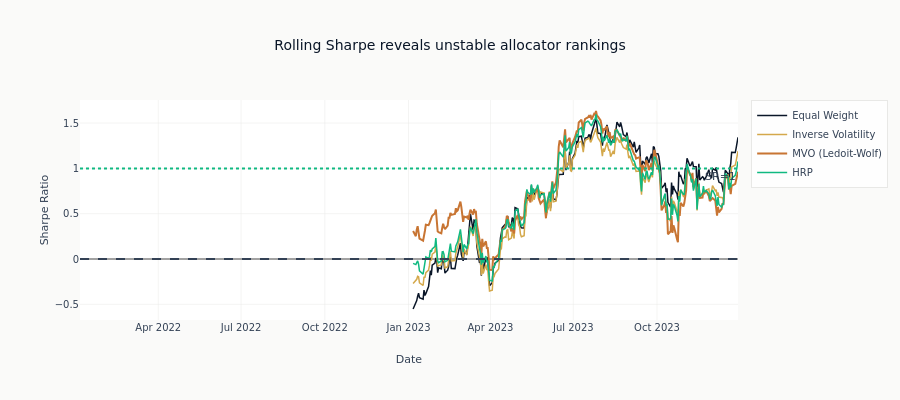

Write notebook code for a chart like this one.
### Markdown cell above
## 10. Rolling Sharpe Ratio

### Code cell
fig = go.Figure()

for name, result in results.items():
    rolling = portfolio_analyses[name].compute_rolling_metrics(
        windows=[252],
        metrics=["sharpe"],
    )
    rs_raw = np.asarray(rolling.sharpe[252].to_list(), dtype=float)
    rs = np.concatenate(([np.nan], rs_raw[:-1])) if rs_raw.size else rs_raw
    fig.add_trace(
        go.Scatter(
            x=result["dates"],
            y=rs,
            mode="lines",
            name=name,
            line=dict(color=colors[name], width=2 if name == selected_method else 1.5),
        )
    )

fig.add_hline(y=0, line_dash="dash", line_color=COLORS["neutral"])
fig.add_hline(
    y=1,
    line_dash="dot",
    line_color=COLORS["positive"],
    annotation_text="SR=1",
    annotation_position="bottom right",
)

fig.update_layout(
    title="Rolling Sharpe reveals unstable allocator rankings",
    xaxis_title="Date",
    yaxis_title="Sharpe Ratio",
    height=400,
)
show_plotly_with_alt(
    fig,
    "Four rolling 252-day Sharpe ratios against date, crossing each other repeatedly, with reference lines at zero and one.",
)

### Figure 1 — Plotly figure (JSON) as saved in the notebook; plotly's stock layout.template omitted (floating-point values rounded to 4 significant figures; data arrays with more than 128 entries replaced by an {"elided": "..."} marker saying what was removed)
{"data": [{"line": {"color": "#0a1628", "width": 1.5}, "mode": "lines", "name": "Equal Weight", "type": "scatter", "x": {"elided": "499 str values"}, "y": {"elided": "499 float values"}}, {"line": {"color": "#D4A84B", "width": 1.5}, "mode": "lines", "name": "Inverse Volatility", "type": "scatter", "x": {"elided": "499 str values"}, "y": {"elided": "499 float values"}}, {"line": {"color": "#C87533", "width": 2}, "mode": "lines", "name": "MVO (Ledoit-Wolf)", "type": "scatter", "x": {"elided": "499 str values"}, "y": {"elided": "499 float values"}}, {"line": {"color": "#10b981", "width": 1.5}, "mode": "lines", "name": "HRP", "type": "scatter", "x": {"elided": "499 str values"}, "y": {"elided": "499 float values"}}], "layout": {"annotations": [{"showarrow": false, "text": "SR=1", "x": 1, "xanchor": "right", "xref": "x domain", "y": 1, "yanchor": "top", "yref": "y"}], "height": 400, "shapes": [{"line": {"color": "#334155", "dash": "dash"}, "type": "line", "x0": 0, "x1": 1, "xref": "x domain", "y0": 0, "y1": 0, "yref": "y"}, {"line": {"color": "#10b981", "dash": "dot"}, "type": "line", "x0": 0, "x1": 1, "xref": "x domain", "y0": 1, "y1": 1, "yref": "y"}], "title": {"text": "Rolling Sharpe reveals unstable allocator rankings"}, "xaxis": {"title": {"text": "Date"}}, "yaxis": {"title": {"text": "Sharpe Ratio"}}}}
